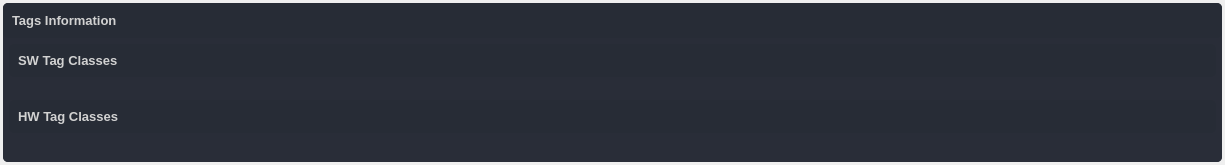
<?xml version="1.0" encoding="UTF-8"?>
<ui version="4.0">
 <class>widget_tags_info</class>
 <widget class="QWidget" name="widget_tags_info">
  <property name="geometry">
   <rect>
    <x>0</x>
    <y>0</y>
    <width>1225</width>
    <height>165</height>
   </rect>
  </property>
  <property name="windowTitle">
   <string>Form</string>
  </property>
  <property name="styleSheet">
   <string notr="true"/>
  </property>
  <layout class="QVBoxLayout" name="verticalLayout">
   <property name="spacing">
    <number>3</number>
   </property>
   <property name="leftMargin">
    <number>3</number>
   </property>
   <property name="topMargin">
    <number>3</number>
   </property>
   <property name="rightMargin">
    <number>3</number>
   </property>
   <property name="bottomMargin">
    <number>3</number>
   </property>
   <item>
    <widget class="QFrame" name="frame_tags_info">
     <property name="minimumSize">
      <size>
       <width>0</width>
       <height>0</height>
      </size>
     </property>
     <property name="maximumSize">
      <size>
       <width>16777215</width>
       <height>16777215</height>
      </size>
     </property>
     <property name="styleSheet">
      <string notr="true">background-color: rgb(41, 45, 56);
border-radius: 5px;
color: rgb(210, 210, 210);</string>
     </property>
     <property name="frameShape">
      <enum>QFrame::NoFrame</enum>
     </property>
     <property name="frameShadow">
      <enum>QFrame::Raised</enum>
     </property>
     <layout class="QVBoxLayout" name="verticalLayout_13" stretch="0,0">
      <property name="spacing">
       <number>0</number>
      </property>
      <property name="leftMargin">
       <number>0</number>
      </property>
      <property name="topMargin">
       <number>0</number>
      </property>
      <property name="rightMargin">
       <number>0</number>
      </property>
      <property name="bottomMargin">
       <number>0</number>
      </property>
      <item>
       <widget class="QFrame" name="frame_title">
        <property name="maximumSize">
         <size>
          <width>16777215</width>
          <height>35</height>
         </size>
        </property>
        <property name="cursor">
         <cursorShape>ArrowCursor</cursorShape>
        </property>
        <property name="styleSheet">
         <string notr="true">background-color: rgb(39, 44, 54);</string>
        </property>
        <property name="frameShape">
         <enum>QFrame::StyledPanel</enum>
        </property>
        <property name="frameShadow">
         <enum>QFrame::Raised</enum>
        </property>
        <layout class="QHBoxLayout" name="horizontalLayout">
         <property name="leftMargin">
          <number>9</number>
         </property>
         <property name="topMargin">
          <number>9</number>
         </property>
         <property name="rightMargin">
          <number>9</number>
         </property>
         <property name="bottomMargin">
          <number>9</number>
         </property>
         <item>
          <widget class="QLabel" name="label_title">
           <property name="font">
            <font>
             <pointsize>10</pointsize>
             <bold>true</bold>
            </font>
           </property>
           <property name="text">
            <string>Tags Information</string>
           </property>
           <property name="textInteractionFlags">
            <set>Qt::LinksAccessibleByMouse|Qt::TextSelectableByKeyboard|Qt::TextSelectableByMouse</set>
           </property>
          </widget>
         </item>
         <item>
          <widget class="QPushButton" name="pushButton_show">
           <property name="minimumSize">
            <size>
             <width>18</width>
             <height>18</height>
            </size>
           </property>
           <property name="maximumSize">
            <size>
             <width>18</width>
             <height>18</height>
            </size>
           </property>
           <property name="text">
            <string/>
           </property>
           <property name="icon">
            <iconset resource="../../../st_dtdl_gui/UI/resources.qrc">
             <normaloff>:/icons/icons/outline_arrow_bottom_white_18dp.png</normaloff>:/icons/icons/outline_arrow_bottom_white_18dp.png</iconset>
           </property>
          </widget>
         </item>
         <item>
          <widget class="QPushButton" name="pushButton_pop_out">
           <property name="minimumSize">
            <size>
             <width>18</width>
             <height>18</height>
            </size>
           </property>
           <property name="maximumSize">
            <size>
             <width>18</width>
             <height>18</height>
            </size>
           </property>
           <property name="text">
            <string/>
           </property>
           <property name="icon">
            <iconset resource="../../../st_dtdl_gui/UI/resources.qrc">
             <normaloff>:/icons/icons/outline_open_in_full_white_18dp.png</normaloff>:/icons/icons/outline_open_in_full_white_18dp.png</iconset>
           </property>
          </widget>
         </item>
        </layout>
       </widget>
      </item>
      <item>
       <widget class="QFrame" name="frame_contents">
        <property name="minimumSize">
         <size>
          <width>0</width>
          <height>0</height>
         </size>
        </property>
        <property name="cursor">
         <cursorShape>ArrowCursor</cursorShape>
        </property>
        <property name="styleSheet">
         <string notr="true">QLineEdit {
	background-color: rgb(27, 29, 35);
	border-radius: 5px;
	border: 2px solid rgb(27, 29, 35);
	padding-left: 10px;
}
QLineEdit:hover {
	border: 2px solid rgb(64, 71, 88);
}
QLineEdit:focus {
	border: 2px solid rgb(91, 101, 124);
}
QLineEdit:disabled {
	background-color: rgb(36, 40, 48);
	border: 2px solid rgb(32, 32, 32);
}
QComboBox{
	background-color: rgb(27, 29, 35);
	border-radius: 5px;
	border: 2px solid rgb(27, 29, 35);
	padding: 5px;
	padding-left: 10px;
}
QComboBox:hover{
	border: 2px solid rgb(64, 71, 88);
}
QComboBox:focus {
	border: 2px solid rgb(91, 101, 124);
}
QComboBox QAbstractItemView {
	color: rgb(85, 170, 255);	
	background-color: rgb(27, 29, 35);
	padding: 10px;
	selection-background-color: rgb(39, 44, 54);
}
QComboBox:disabled {
	background-color: rgb(36, 40, 48);
	border: 2px solid rgb(32, 32, 32);
}

QRadioButton::indicator {
    border: 3px rgb(27, 29, 35);
	width: 15px;
	height: 15px;
	border-radius: 10px;
    background: rgb(44, 49, 60);
	margin: 9px;
}
QRadioButton::indicator:hover {
    border: 3px solid rgb(58, 66, 81);
}
QRadioButton::indicator:checked {
    background: 3px solid rgb(94, 106, 130);
	border: 3px solid rgb(52, 59, 72);	
}
QRadioButton::indicator:unchecked {
    background: 3px solid rgb(44, 49, 60);
	border: 3px solid rgb(52, 59, 72);
}</string>
        </property>
        <property name="frameShadow">
         <enum>QFrame::Raised</enum>
        </property>
        <layout class="QVBoxLayout" name="verticalLayout_2">
         <property name="spacing">
          <number>0</number>
         </property>
         <property name="leftMargin">
          <number>6</number>
         </property>
         <property name="topMargin">
          <number>6</number>
         </property>
         <property name="rightMargin">
          <number>6</number>
         </property>
         <property name="bottomMargin">
          <number>6</number>
         </property>
         <item>
          <widget class="QFrame" name="frame_sw_tags_title">
           <property name="maximumSize">
            <size>
             <width>16777215</width>
             <height>35</height>
            </size>
           </property>
           <property name="cursor">
            <cursorShape>ArrowCursor</cursorShape>
           </property>
           <property name="styleSheet">
            <string notr="true">background-color: rgb(39, 44, 54);</string>
           </property>
           <property name="frameShape">
            <enum>QFrame::StyledPanel</enum>
           </property>
           <property name="frameShadow">
            <enum>QFrame::Raised</enum>
           </property>
           <layout class="QHBoxLayout" name="horizontalLayout_2">
            <property name="leftMargin">
             <number>9</number>
            </property>
            <property name="topMargin">
             <number>9</number>
            </property>
            <property name="rightMargin">
             <number>9</number>
            </property>
            <property name="bottomMargin">
             <number>9</number>
            </property>
            <item>
             <widget class="QLabel" name="sw_tags_title">
              <property name="font">
               <font>
                <pointsize>10</pointsize>
                <bold>true</bold>
               </font>
              </property>
              <property name="text">
               <string>SW Tag Classes</string>
              </property>
              <property name="textInteractionFlags">
               <set>Qt::LinksAccessibleByMouse|Qt::TextSelectableByKeyboard|Qt::TextSelectableByMouse</set>
              </property>
             </widget>
            </item>
           </layout>
          </widget>
         </item>
         <item>
          <widget class="QFrame" name="frame_sw_tags_contents">
           <property name="minimumSize">
            <size>
             <width>0</width>
             <height>0</height>
            </size>
           </property>
           <property name="cursor">
            <cursorShape>ArrowCursor</cursorShape>
           </property>
           <property name="styleSheet">
            <string notr="true">QLineEdit {
	background-color: rgb(27, 29, 35);
	border-radius: 5px;
	border: 2px solid rgb(27, 29, 35);
	padding-left: 10px;
}
QLineEdit:hover {
	border: 2px solid rgb(64, 71, 88);
}
QLineEdit:focus {
	border: 2px solid rgb(91, 101, 124);
}
QLineEdit:disabled {
	background-color: rgb(36, 40, 48);
	border: 2px solid rgb(32, 32, 32);
}
QComboBox{
	background-color: rgb(27, 29, 35);
	border-radius: 5px;
	border: 2px solid rgb(27, 29, 35);
	padding: 5px;
	padding-left: 10px;
}
QComboBox:hover{
	border: 2px solid rgb(64, 71, 88);
}
QComboBox:focus {
	border: 2px solid rgb(91, 101, 124);
}
QComboBox QAbstractItemView {
	color: rgb(85, 170, 255);	
	background-color: rgb(27, 29, 35);
	padding: 10px;
	selection-background-color: rgb(39, 44, 54);
}
QComboBox:disabled {
	background-color: rgb(36, 40, 48);
	border: 2px solid rgb(32, 32, 32);
}

QRadioButton::indicator {
    border: 3px rgb(27, 29, 35);
	width: 15px;
	height: 15px;
	border-radius: 10px;
    background: rgb(44, 49, 60);
	margin: 9px;
}
QRadioButton::indicator:hover {
    border: 3px solid rgb(58, 66, 81);
}
QRadioButton::indicator:checked {
    background: 3px solid rgb(94, 106, 130);
	border: 3px solid rgb(52, 59, 72);	
}
QRadioButton::indicator:unchecked {
    background: 3px solid rgb(44, 49, 60);
	border: 3px solid rgb(52, 59, 72);
}</string>
           </property>
           <property name="frameShadow">
            <enum>QFrame::Raised</enum>
           </property>
           <layout class="QVBoxLayout" name="verticalLayout_4">
            <property name="spacing">
             <number>0</number>
            </property>
            <property name="leftMargin">
             <number>0</number>
            </property>
            <property name="topMargin">
             <number>0</number>
            </property>
            <property name="rightMargin">
             <number>0</number>
            </property>
            <property name="bottomMargin">
             <number>0</number>
            </property>
           </layout>
          </widget>
         </item>
         <item>
          <widget class="QFrame" name="frame_hw_tags_title">
           <property name="maximumSize">
            <size>
             <width>16777215</width>
             <height>35</height>
            </size>
           </property>
           <property name="cursor">
            <cursorShape>ArrowCursor</cursorShape>
           </property>
           <property name="styleSheet">
            <string notr="true">background-color: rgb(39, 44, 54);</string>
           </property>
           <property name="frameShape">
            <enum>QFrame::StyledPanel</enum>
           </property>
           <property name="frameShadow">
            <enum>QFrame::Raised</enum>
           </property>
           <layout class="QHBoxLayout" name="horizontalLayout_3">
            <property name="leftMargin">
             <number>9</number>
            </property>
            <property name="topMargin">
             <number>9</number>
            </property>
            <property name="rightMargin">
             <number>9</number>
            </property>
            <property name="bottomMargin">
             <number>9</number>
            </property>
            <item>
             <widget class="QLabel" name="hw_tags_title">
              <property name="font">
               <font>
                <pointsize>10</pointsize>
                <bold>true</bold>
               </font>
              </property>
              <property name="text">
               <string>HW Tag Classes</string>
              </property>
              <property name="textInteractionFlags">
               <set>Qt::LinksAccessibleByMouse|Qt::TextSelectableByKeyboard|Qt::TextSelectableByMouse</set>
              </property>
             </widget>
            </item>
           </layout>
          </widget>
         </item>
         <item>
          <widget class="QFrame" name="frame_hw_tags_contents">
           <property name="minimumSize">
            <size>
             <width>0</width>
             <height>0</height>
            </size>
           </property>
           <property name="cursor">
            <cursorShape>ArrowCursor</cursorShape>
           </property>
           <property name="styleSheet">
            <string notr="true">QLineEdit {
	background-color: rgb(27, 29, 35);
	border-radius: 5px;
	border: 2px solid rgb(27, 29, 35);
	padding-left: 10px;
}
QLineEdit:hover {
	border: 2px solid rgb(64, 71, 88);
}
QLineEdit:focus {
	border: 2px solid rgb(91, 101, 124);
}
QLineEdit:disabled {
	background-color: rgb(36, 40, 48);
	border: 2px solid rgb(32, 32, 32);
}
QComboBox{
	background-color: rgb(27, 29, 35);
	border-radius: 5px;
	border: 2px solid rgb(27, 29, 35);
	padding: 5px;
	padding-left: 10px;
}
QComboBox:hover{
	border: 2px solid rgb(64, 71, 88);
}
QComboBox:focus {
	border: 2px solid rgb(91, 101, 124);
}
QComboBox QAbstractItemView {
	color: rgb(85, 170, 255);	
	background-color: rgb(27, 29, 35);
	padding: 10px;
	selection-background-color: rgb(39, 44, 54);
}
QComboBox:disabled {
	background-color: rgb(36, 40, 48);
	border: 2px solid rgb(32, 32, 32);
}

QRadioButton::indicator {
    border: 3px rgb(27, 29, 35);
	width: 15px;
	height: 15px;
	border-radius: 10px;
    background: rgb(44, 49, 60);
	margin: 9px;
}
QRadioButton::indicator:hover {
    border: 3px solid rgb(58, 66, 81);
}
QRadioButton::indicator:checked {
    background: 3px solid rgb(94, 106, 130);
	border: 3px solid rgb(52, 59, 72);	
}
QRadioButton::indicator:unchecked {
    background: 3px solid rgb(44, 49, 60);
	border: 3px solid rgb(52, 59, 72);
}</string>
           </property>
           <property name="frameShadow">
            <enum>QFrame::Raised</enum>
           </property>
           <layout class="QVBoxLayout" name="verticalLayout_5">
            <property name="spacing">
             <number>0</number>
            </property>
            <property name="leftMargin">
             <number>0</number>
            </property>
            <property name="topMargin">
             <number>0</number>
            </property>
            <property name="rightMargin">
             <number>0</number>
            </property>
            <property name="bottomMargin">
             <number>0</number>
            </property>
           </layout>
          </widget>
         </item>
        </layout>
       </widget>
      </item>
     </layout>
    </widget>
   </item>
  </layout>
 </widget>
 <resources>
  <include location="../../../st_dtdl_gui/UI/resources.qrc"/>
 </resources>
 <connections/>
</ui>
